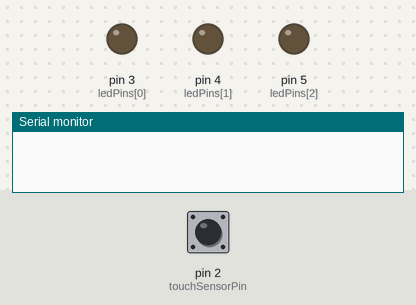
A sketch run on a simulated Arduino Uno, built with avr-gcc and run on an emulated ATmega328P. Parts: output pins drawn as LEDs (lit = HIGH), the last lines printed to the serial monitor. Dashed ring = blinking. Inputs (shaded band) come from the test bench; at power-on: pin 2 (touchSensorPin) LOW.

Above: at 1.2 s.
1.3 s: pin 2 (touchSensorPin) driven HIGH
At 2.3 s:
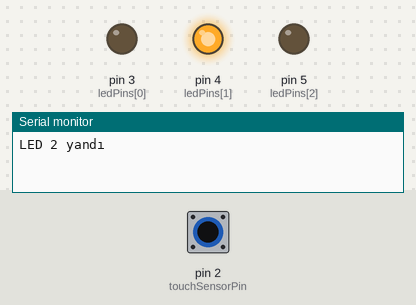
2.8 s: pin 2 (touchSensorPin) pulsed LOW 5 times (0.12 s each, 0.3 s apart)
At 3.1 s:
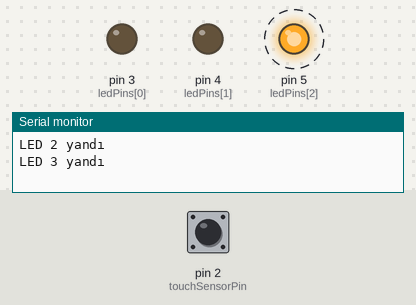
At 5.1 s:
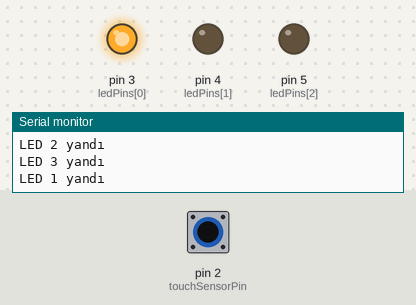
Timing chart, 0 to 6.6 s (numbered marks = the images above; inputs shaded):
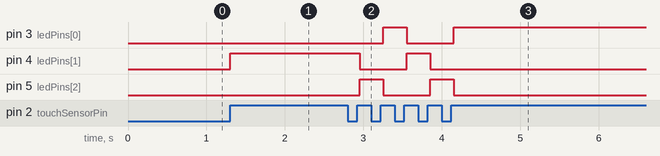

The sketch:

dokunmat_k_sensor_kod.ino
```cpp
const int touchSensorPin = 2;

          const int ledPins[] = {3, 4, 5};
          const int numLeds = 3;

          int currentLed = 0;
          bool lastTouchState = LOW;
          bool currentTouchState = LOW;

          void setup() {
                    for (int i = 0; i < numLeds; i++) {
                              pinMode(ledPins[i], OUTPUT);
                              digitalWrite(ledPins[i], LOW);
                    }

                    pinMode(touchSensorPin, INPUT);

                    Serial.begin(9600);
          }

          void loop() {
                    currentTouchState = digitalRead(touchSensorPin);

                    if (currentTouchState != lastTouchState && currentTouchState == HIGH) {
                              digitalWrite(ledPins[currentLed], LOW);

                              currentLed++;
                              if (currentLed >= numLeds) {
                                        currentLed = 0;
                              }

                              digitalWrite(ledPins[currentLed], HIGH);

                              Serial.print("LED ");
                              Serial.print(currentLed + 1);
                              Serial.println(" yandı");
                    }

                    lastTouchState = currentTouchState;

                    delay(50);
          }
```

Measured:
- after the input at 1.3 s, pin 4 (ledPins[1]): LOW → HIGH at once
- after the input at 2.8 s, pin 3 (ledPins[0]): LOW → HIGH after 0.45 s, → LOW 0.30 s later, → HIGH 0.60 s later; pin 4 (ledPins[1]): HIGH → LOW after 0.15 s, → HIGH 0.60 s later, → LOW 0.30 s later; pin 5 (ledPins[2]): alternates HIGH for 0.30 s and LOW for 0.60 s, 4 changes in all, then stays LOW, starting after 0.15 s
